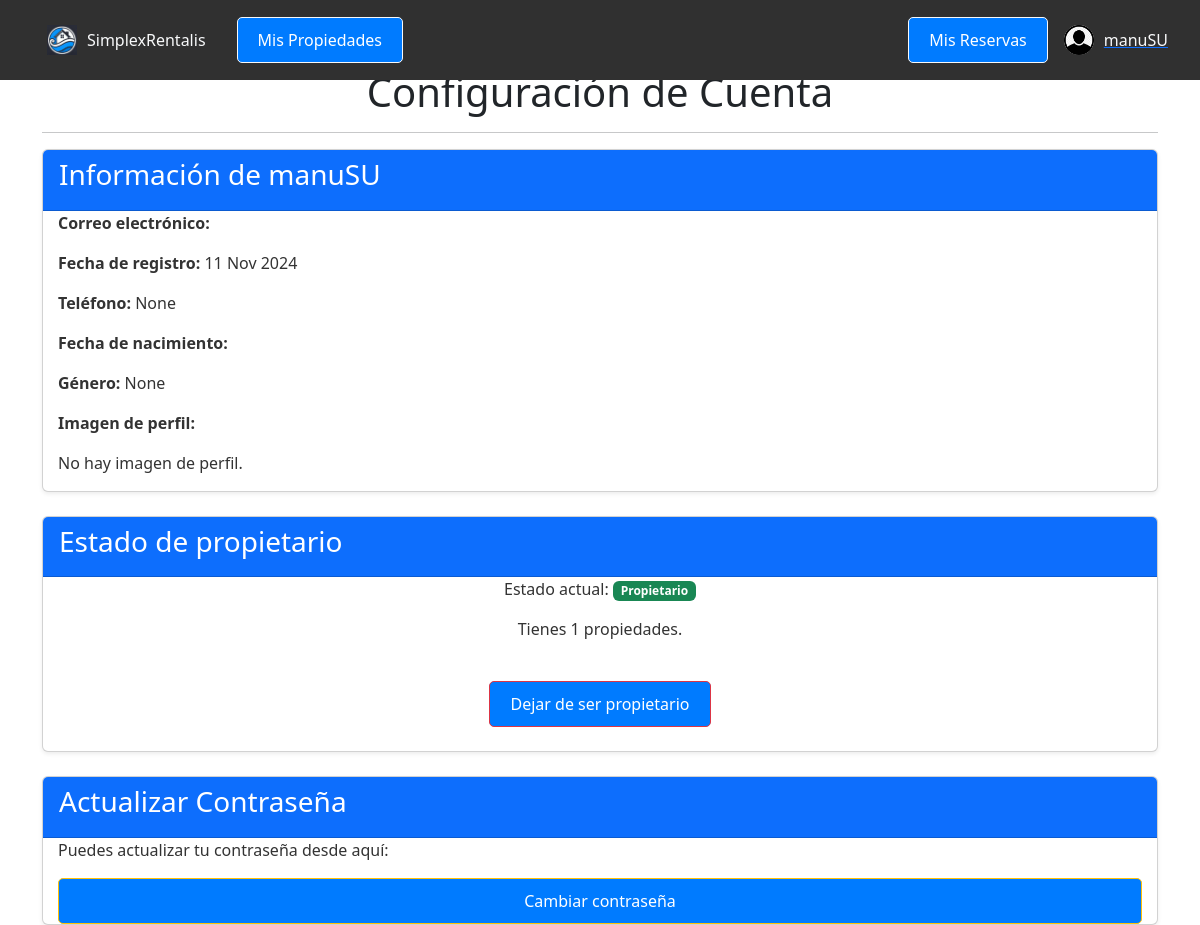
Page /settings/ (signed in, upper part) on the earlier database version.
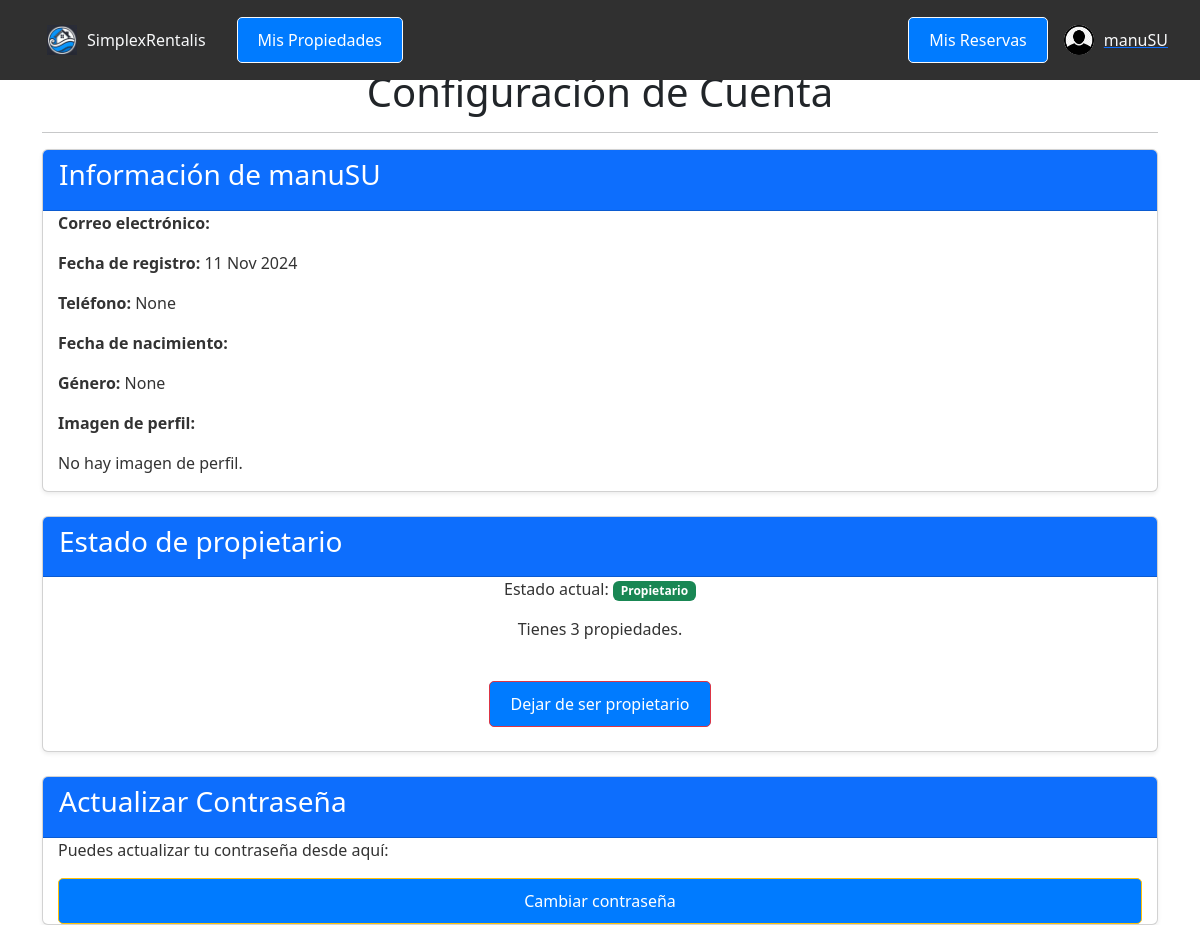
Same page on the later database version.
### SimplexRentalisAPP/models.py (models this page shows, shortened)
class User(AbstractUser):
    email = models.EmailField(unique=True, max_length=254)
    telefono = models.CharField(unique=True, max_length=15, blank=True, null=True)
    fecha_nacimiento = models.DateField(null=True, blank=True)
    genero = models.CharField(
        max_length=10,
        choices=[('masculino', 'Masculino'), ('femenino', 'Femenino'), ('otro', 'Otro')],
        blank=True,
        null=True
    )
    identidad_usuario = models.OneToOneField(
        'IdentidadUsuario',
        on_delete=models.SET_NULL,
        null=True,
        blank=True,
        related_name='usuario_asociado'
    )
    avatar = models.ImageField(
        upload_to='avatars/',
        null=True,
        blank=True,
        default='defaults/default_avatar.png'
    )
    es_propietario = models.BooleanField(default=False)
    ultimo_acceso = models.DateTimeField(null=True, blank=True)
    groups = models.ManyToManyField(
        'auth.Group',
        related_name='custom_user_groups',
        blank=True
    )
    user_permissions = models.ManyToManyField(
        'auth.Permission',
        related_name='custom_user_permissions',
        blank=True
    )

### SimplexRentalisAPP/views.py (the view)
# urls.py: path('settings/', views.account_settings, name='settings'),
@login_required
def account_settings(request):
    if request.method == 'POST':
        user = request.user
        form_data = request.POST.copy()
        for field in form_data.keys():
            if field in user.__dict__ and form_data[field] == str(getattr(user, field)):
                form_data.pop(field)
        form = ConfiguracionCuentaForm(form_data, request.FILES, instance=user)
        if form.is_valid():
            form.save()
            if request.headers.get('x-requested-with') == 'XMLHttpRequest':
                return JsonResponse({'success': True})
            else:
                messages.success(request, 'Tu perfil ha sido actualizado con éxito.')
                return redirect('settings')
        else:
            if request.headers.get('x-requested-with') == 'XMLHttpRequest':
                errors = {field: error[0] for field, error in form.errors.items()}
                return JsonResponse({'success': False, 'error': errors}, status=400)
            else:
                messages.error(request, 'Por favor, corrige los errores a continuación.')
    else:
        form = ConfiguracionCuentaForm(instance=request.user)
    return render(request, 'SimplexRentalisAPP/settings.html', {'form': form})

### SimplexRentalisAPP/templates/SimplexRentalisAPP/settings.html (shortened to what this page needs)
{% extends "base.html" %}
{% load static %}
{% block content %}
<div class="container mt-5">
    <h1 class="text-center">Configuración de Cuenta</h1>
    <hr>
    <div class="card shadow-sm mb-4">
        <div class="card-header bg-primary text-white">
            <h3>Información de {{ user.username }}</h3>
        </div>
        <div class="card-body">
            <p><strong>Correo electrónico:</strong> {{ user.email }}</p>
            <p><strong>Fecha de registro:</strong> {{ user.date_joined|date:"d M Y" }}</p>
            <p><strong>Teléfono:</strong> {{ user.telefono }}</p>
            <p><strong>Fecha de nacimiento:</strong> {{ user.fecha_nacimiento|date:"d M Y" }}</p>
            <p><strong>Género:</strong> {{ user.genero }}</p>
            <p><strong>Imagen de perfil:</strong></p>
            {% if user.avatar %}
                <img src="{{ user.avatar.url }}" alt="Avatar de {{ user.username }}" class="img-thumbnail" style="max-width: 150px;">
            {% else %}
                <p>No hay imagen de perfil.</p>
            {% endif %}
        </div>
    </div>
    <div class="card shadow-sm mb-4">
        <div class="card-header bg-primary text-white">
            <h3>Estado de propietario</h3>
        </div>
        <div class="card-body">
            <p class="text-center">
                Estado actual:
                {% if user.es_propietario %}
                    <span class="badge bg-success">Propietario</span>
                {% else %}
                    <span class="badge bg-secondary">No propietario</span>
                {% endif %}
            </p>
            {% if user.es_propietario %}
                <p class="text-center">
                    Tienes {{ user.propiedades.count }} propiedades.
                </p>
            {% endif %}
            <div class="d-flex justify-content-center my-4">
                <button type="button" class="btn {% if user.es_propietario %}btn-danger{% else %}btn-success{% endif %}"
                        data-bs-toggle="modal" data-bs-target="#changeOwnerModal">
                    {% if user.es_propietario %}
                        Dejar de ser propietario
                    {% else %}
                        Convertirse en propietario
                    {% endif %}
                </button>
            </div>
        </div>
    </div>
    <div class="card shadow-sm mb-4">
        <div class="card-header bg-primary text-white">
            <h3>Actualizar Contraseña</h3>
        </div>
        <div class="card-body">
            <p>Puedes actualizar tu contraseña desde aquí:</p>
            <a href="{% url 'password_change' %}" class="btn btn-warning">Cambiar contraseña</a>
        </div>
    </div>
{% endblock %}

### SimplexRentalisAPP/templates/base.html (shortened to what this page needs)
<!DOCTYPE html>
<html lang="es">
<head>
  {% load static %}
  <link href="https://cdn.jsdelivr.net/npm/bootstrap@5.3.0-alpha3/dist/css/bootstrap.min.css" rel="stylesheet">
  <link rel="stylesheet" href="{% static 'css/style.css' %}">
  <link rel="stylesheet" href="https://cdnjs.cloudflare.com/ajax/libs/font-awesome/5.15.4/css/all.min.css">
</head>
<body>
  <div class="navbar">
    <div class="container-fluid d-flex justify-content-between align-items-center">
      <div class="d-flex align-items-center">
        <a href="/" class="menu-item text-light d-flex align-items-center me-3">
          <img src="{% static 'defaults/logo.png' %}" alt="Logo" style="width: 30px; height: 30px; margin-right: 10px;">
          SimplexRentalis
        </a>
        {% if user.is_authenticated and user.es_propietario %}
          <a href="/mis_propiedades/" class="btn btn-outline-light me-3">Mis Propiedades</a>
        {% endif %}
      </div>
      <div class="d-flex align-items-center">
        {% if user.is_authenticated %}
          <a href="/mis_reservas/" class="btn btn-outline-light me-3">Mis Reservas</a>
        {% endif %}
        <div id="userMenu" class="position-relative">
          {% if user.is_authenticated %}
            <a href="#" class="d-flex align-items-center" id="userDropdown" data-bs-toggle="dropdown" aria-expanded="false">
              {% if user.avatar %}
                <img src="{{ user.avatar.url }}" alt="Avatar" class="rounded-circle" style="width: 30px; height: 30px; margin-right: 10px;">
              {% else %}
                <img src="/media/defaults/default_avatar.png" alt="Avatar" class="rounded-circle" style="width: 30px; height: 30px; margin-right: 10px;">
              {% endif %}
              <span class="text-light">{{ user.username }}</span>
            </a>
          {% else %}
            <button class="btn btn-outline-light btn-login" data-bs-toggle="modal" data-bs-target="#loginModal">Iniciar Sesión</button>
          {% endif %}
        </div>
      </div>
    </div>
  </div>
  <div id="main-content">
    {% block content %}
    {% endblock %}
  </div>

Differences in the rows shown:
changed User "manuSU": propiedades.count "1" → "3"
